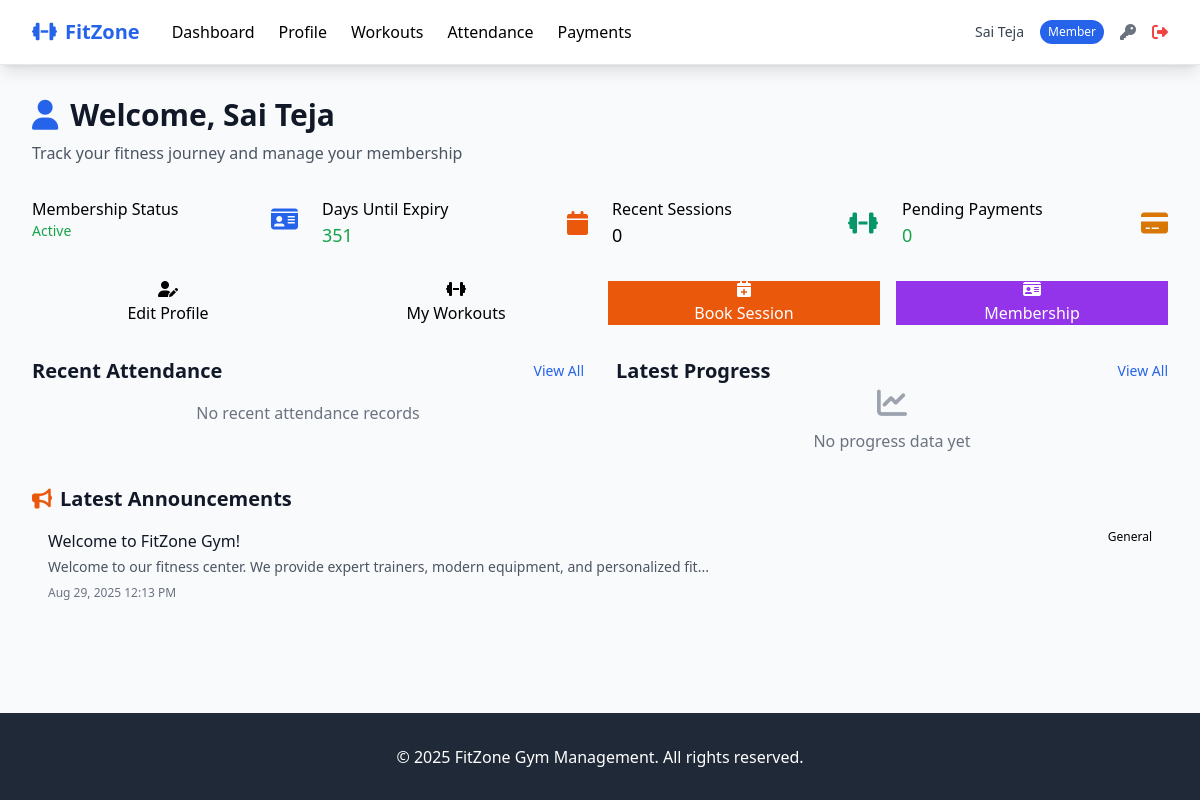
Before: /member/dashboard (signed in) with the older database file.
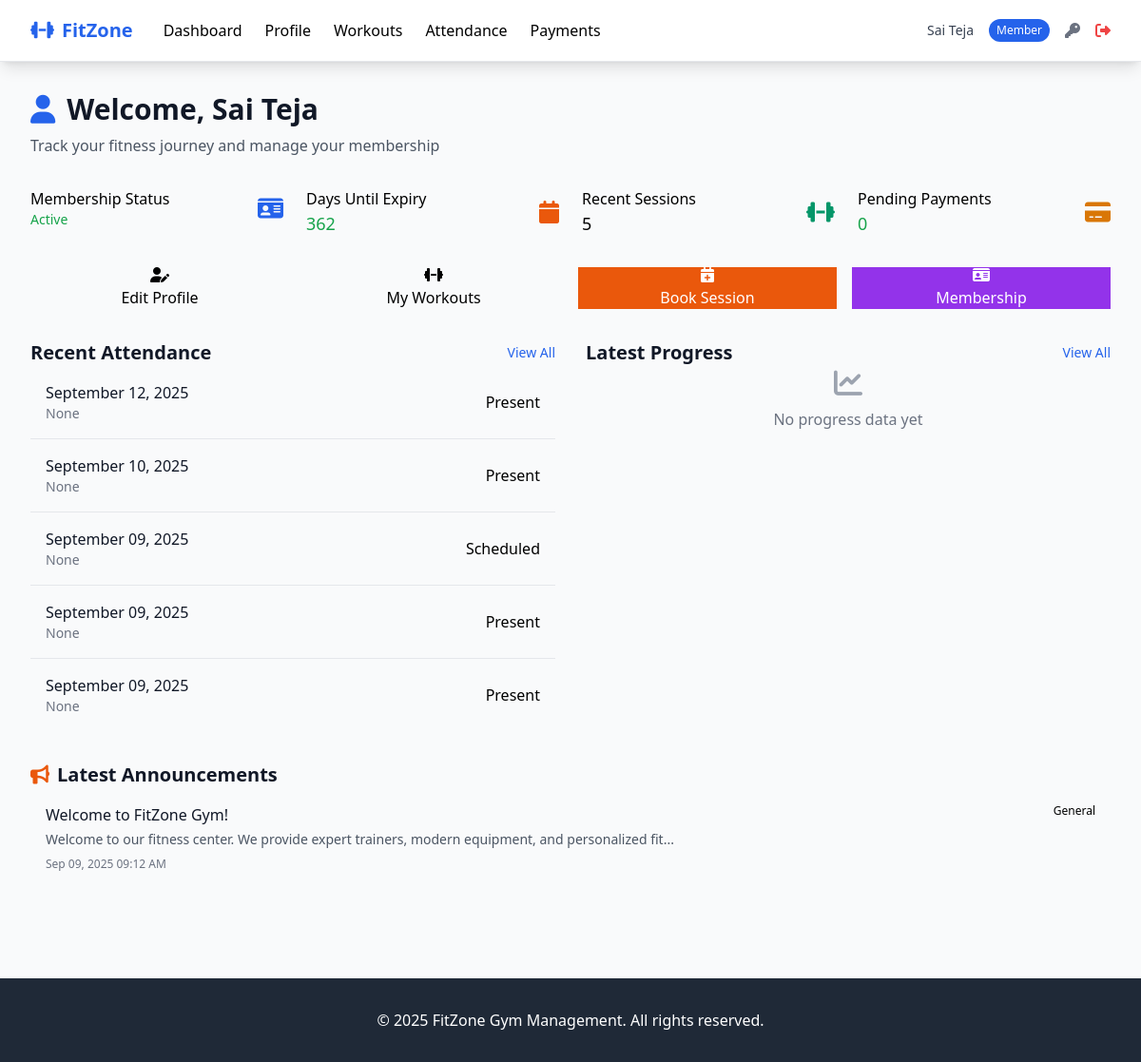
After: the same page with the newer database file.
### tables this page shows
CREATE TABLE users (
            id INTEGER PRIMARY KEY AUTOINCREMENT,
            username TEXT UNIQUE NOT NULL,
            email TEXT UNIQUE NOT NULL,
            password_hash TEXT NOT NULL,
            role TEXT NOT NULL CHECK (role IN ('admin', 'member', 'trainer')),
            full_name TEXT NOT NULL,
            phone TEXT,
            is_active BOOLEAN DEFAULT 1,
            created_at TIMESTAMP DEFAULT CURRENT_TIMESTAMP,
            updated_at TIMESTAMP DEFAULT CURRENT_TIMESTAMP
        );

CREATE TABLE members (
            id INTEGER PRIMARY KEY AUTOINCREMENT,
            user_id INTEGER,
            membership_plan_id INTEGER,
            phone TEXT NOT NULL,
            emergency_contact TEXT,
            emergency_phone TEXT,
            address TEXT,
            date_of_birth DATE,
            weight DECIMAL(5,2),
            height DECIMAL(5,2),
            medical_conditions TEXT,
            fitness_goals TEXT,
            membership_start_date DATE,
            membership_end_date DATE,
            status TEXT DEFAULT 'active' CHECK (status IN ('active', 'inactive', 'suspended')),
            trainer_id INTEGER,
            created_at TIMESTAMP DEFAULT CURRENT_TIMESTAMP,
            updated_at TIMESTAMP DEFAULT CURRENT_TIMESTAMP,
            FOREIGN KEY (user_id) REFERENCES users (id),
            FOREIGN KEY (membership_plan_id) REFERENCES membership_plans (id),
            FOREIGN KEY (trainer_id) REFERENCES trainers (id)
        );

CREATE TABLE announcements (
            id INTEGER PRIMARY KEY AUTOINCREMENT,
            title TEXT NOT NULL,
            content TEXT NOT NULL,
            announcement_type TEXT CHECK (announcement_type IN ('general', 'maintenance', 'event', 'offer')),
            target_audience TEXT CHECK (target_audience IN ('all', 'members', 'trainers')),
            is_public BOOLEAN DEFAULT 0,
            is_active BOOLEAN DEFAULT 1,
            start_date DATE,
            end_date DATE,
            created_by INTEGER, -- admin user_id
            created_at TIMESTAMP DEFAULT CURRENT_TIMESTAMP,
            FOREIGN KEY (created_by) REFERENCES users (id)
        );

CREATE TABLE attendance (
            id INTEGER PRIMARY KEY AUTOINCREMENT,
            member_id INTEGER NOT NULL,
            trainer_id INTEGER,
            check_in_time TIMESTAMP,
            check_out_time TIMESTAMP,
            date DATE NOT NULL,
            workout_type TEXT,
            notes TEXT,
            status TEXT DEFAULT 'scheduled' CHECK (status IN ('present', 'absent', 'late','scheduled')),
            created_at TIMESTAMP DEFAULT CURRENT_TIMESTAMP,
            FOREIGN KEY (member_id) REFERENCES members (id),
            FOREIGN KEY (trainer_id) REFERENCES trainers (id)
        );

### routes/member_routes.py (the view)
@member_routes_bp.route('/dashboard')
@login_required
@member_required
def dashboard():
    try:
        user_id = session.get('user_id')
        if not user_id:
            flash('Please login again.')
            return redirect(url_for('auth.login'))
        try:
            member = Member.get_by_user_id(user_id)
        except Exception as ex:
            current_app.logger.exception("Error fetching member: %s", ex)
            member = None
        if not member:
            flash('Member profile not found')
            return redirect(url_for('auth.login'))
        membership_expires = getattr(member, 'membership_end_date', None)
        days_until_expiry = (
            (membership_expires - date.today()).days
            if membership_expires else 0
        )
        stats = {
            'membership_status': getattr(member, 'status', 'inactive'),
            'membership_expires': membership_expires,
            'days_until_expiry': days_until_expiry,
            'recent_attendance': [],
            'pending_payments': []
        }
        try:
            stats['recent_attendance'] = Attendance.get_member_attendance(member.id, limit=5)
        except Exception as ex:
            current_app.logger.warning("Attendance fetch failed: %s", ex)
        try:
            stats['pending_payments'] = Payment.get_member_payments(member.id)[:3]
        except Exception as ex:
            current_app.logger.warning("Payments fetch failed: %s", ex)
        alert_message = None
        if membership_expires:
            if days_until_expiry < 0:
                alert_message = f"⚠️ Your membership expired on {membership_expires}. Please renew at the admin desk."
            elif days_until_expiry <= 7:
                alert_message = f"⏳ Your membership will expire in {days_until_expiry} days (on {membership_expires}). Please renew soon."
        if stats['pending_payments']:
            alert_message = (alert_message + " | " if alert_message else "") + \
                f"💰 You have {len(stats['pending_payments'])} pending payment(s). Please clear them at the admin desk."
        announcements = []
        try:
            announcements = Announcement.get_for_role('member')[:5]
        except Exception as ex:
            current_app.logger.warning("Announcements fetch failed: %s", ex)
        latest_progress = None
        try:
            progress_records = Progress.get_member_progress(member.id, limit=1)
            latest_progress = progress_records[0] if progress_records else None
        except Exception as ex:
            current_app.logger.warning("Progress fetch failed: %s", ex)
        return render_template(
            'member/dashboard.html',
            member=member,
            stats=stats,
            announcements=announcements,
            latest_progress=latest_progress,
            alert_message=alert_message
        )
    except Exception as e:
        current_app.logger.exception("Critical error in dashboard: %s", e)
        flash('Unexpected error loading dashboard.')
        return redirect(url_for('auth.login'))

### templates/member/dashboard.html (shortened to what this page needs)
{% extends "base.html" %}
{% block content %}
<div class="mb-8">
    <h1 class="text-3xl font-bold text-gray-900 mb-2">
        <i class="fas fa-user mr-3 text-primary"></i>Welcome, {{ member.full_name }}
    </h1>
    <p class="text-gray-600">Track your fitness journey and manage your membership</p>
</div>
<div class="grid grid-cols-1 md:grid-cols-2 lg:grid-cols-4 gap-6 mb-8">
    <div class="stat-card">
        <div class="flex items-center justify-between">
            <div>
                <div class="stat-label">Membership Status</div>
                <div class="stat-value text-sm {{ 'text-success' if stats.membership_status == 'active' else 'text-danger' }}">
                    {{ stats.membership_status|title }}
                </div>
            </div>
            <i class="fas fa-id-card text-primary text-2xl"></i>
        </div>
    </div>
    <div class="stat-card">
        <div class="flex items-center justify-between">
            <div>
                <div class="stat-label">Days Until Expiry</div>
                <div class="stat-value text-lg {{ 'text-success' if stats.days_until_expiry > 30 else 'text-warning' if stats.days_until_expiry > 7 else 'text-danger' }}">
                    {{ stats.days_until_expiry }}
                </div>
            </div>
            <i class="fas fa-calendar text-accent text-2xl"></i>
        </div>
    </div>
    <div class="stat-card">
        <div class="flex items-center justify-between">
            <div>
                <div class="stat-label">Recent Sessions</div>
                <div class="stat-value text-lg">{{ stats.recent_attendance|length }}</div>
            </div>
            <i class="fas fa-dumbbell text-secondary text-2xl"></i>
        </div>
    </div>
    <div class="stat-card">
        <div class="flex items-center justify-between">
            <div>
                <div class="stat-label">Pending Payments</div>
                <div class="stat-value text-lg {{ 'text-danger' if stats.pending_payments else 'text-success' }}">
                    {{ stats.pending_payments|length }}
                </div>
            </div>
            <i class="fas fa-credit-card text-warning text-2xl"></i>
        </div>
    </div>
</div>
<div class="grid grid-cols-2 md:grid-cols-4 gap-4 mb-8">
    <a href="{{ url_for('member.profile') }}" class="btn btn-primary text-center">
        <i class="fas fa-user-edit block mb-1"></i>Edit Profile
    </a>
    <a href="{{ url_for('member.workouts') }}" class="btn btn-secondary text-center">
        <i class="fas fa-dumbbell block mb-1"></i>My Workouts
    </a>
    <a href="{{ url_for('member.schedule_session') }}" class="btn bg-accent text-white hover:bg-orange-600 text-center">
        <i class="fas fa-calendar-plus block mb-1"></i>Book Session
    </a>
    <a href="{{ url_for('member.membership_status') }}" class="btn bg-purple-600 text-white hover:bg-purple-700 text-center">
        <i class="fas fa-id-card block mb-1"></i>Membership
    </a>
</div>
<div class="grid grid-cols-1 lg:grid-cols-2 gap-8 mb-8">
    <div class="card">
        <div class="card-header flex justify-between items-center">
            <h2 class="text-xl font-semibold text-gray-900">Recent Attendance</h2>
            <a href="{{ url_for('member.attendance') }}" class="text-primary hover:underline text-sm">View All</a>
        </div>
        <div class="card-body p-0">
            {% if stats.recent_attendance %}
            <div class="divide-y divide-gray-200">
                {% for attendance in stats.recent_attendance %}
                <div class="p-4">
                    <div class="flex justify-between items-center">
                        <div>
                            <div class="font-medium text-gray-900">
                                {{ attendance.date|default("")|datetimeformat('%B %d, %Y') }}
                            </div>
                            <div class="text-sm text-gray-500">{{ attendance.time_slot }}</div>
                        </div>
                        <div class="badge badge-{{ 'success' if attendance.status == 'present' else 'danger' }}">
                            {{ attendance.status|title }}
                        </div>
                    </div>
                </div>
                {% endfor %}
            </div>
            {% else %}
            <div class="p-4 text-center text-gray-500">No recent attendance records</div>
            {% endif %}
        </div>
    </div>
    <div class="card">
        <div class="card-header flex justify-between items-center">
            <h2 class="text-xl font-semibold text-gray-900">Latest Progress</h2>
            <a href="{{ url_for('member.progress') }}" class="text-primary hover:underline text-sm">View All</a>
        </div>
        <div class="card-body">
            {% if latest_progress %}
            <div class="space-y-3">
                <div class="flex justify-between">
                    <span class="text-gray-600">Weight</span>
                    <span class="font-medium">{{ latest_progress.weight }}kg</span>
                </div>
                {% if latest_progress.bmi %}
                <div class="flex justify-between">
                    <span class="text-gray-600">BMI</span>
                    <span class="font-medium">{{ latest_progress.bmi }}</span>
                </div>
                {% endif %}
                {% if latest_progress.body_fat_percentage %}
                <div class="flex justify-between">
                    <span class="text-gray-600">Body Fat</span>
                    <span class="font-medium">{{ latest_progress.body_fat_percentage }}%</span>
                </div>
                {% endif %}
                <div class="text-sm text-gray-500 mt-3">
                    Recorded on {{ latest_progress.recorded_date|default("")|datetimeformat('%B %d, %Y') }}
                </div>
            </div>
            {% else %}
            <div class="text-center text-gray-500">
                <i class="fas fa-chart-line text-gray-400 text-3xl mb-2"></i>
                <p>No progress data yet</p>
            </div>
            {% endif %}
        </div>
    </div>
</div>
{% if announcements %}
<div class="card">
    <div class="card-header">
        <h2 class="text-xl font-semibold text-gray-900">
            <i class="fas fa-bullhorn mr-2 text-accent"></i>Latest Announcements
        </h2>
    </div>
    <div class="card-body p-0">
        <div class="divide-y divide-gray-200">
            {% for announcement in announcements %}
            <div class="p-4 hover:bg-gray-50">
                <div class="flex justify-between items-start">
                    <div>
                        <h3 class="font-medium text-gray-900">{{ announcement.title }}</h3>
                        <p class="text-sm text-gray-600 mt-1">
                            {{ announcement.content|truncate(100, True, '...') }}
                        </p>
                        <div class="text-xs text-gray-500 mt-2">
                            {{ announcement.created_at|datetimeformat }}
                        </div>
                    </div>
                    <span class="badge badge-info text-xs">{{ announcement.announcement_type|title }}</span>
                </div>
            </div>
            {% endfor %}
        </div>
    </div>
</div>
{% endif %}
{% endblock %}

### templates/base.html (shortened to what this page needs)
<!DOCTYPE html>
<html lang="en">
<head>
    <script src="https://cdn.tailwindcss.com"></script>
    <link href="https://cdnjs.cloudflare.com/ajax/libs/font-awesome/6.4.0/css/all.min.css" rel="stylesheet">
</head>
<body class="bg-gray-50 min-h-screen">
    {% if session.user_id %}
    <nav class="bg-white shadow-lg border-b border-gray-200">
        <div class="max-w-7xl mx-auto px-4 sm:px-6 lg:px-8">
            <div class="flex justify-between h-16">
                <div class="flex items-center space-x-8">
                    <div class="flex-shrink-0">
                        <h1 class="text-xl font-bold text-primary">
                            <i class="fas fa-dumbbell mr-2"></i>FitZone
                        </h1>
                    </div>
                    <div class="hidden md:flex space-x-6">
                        {% if session.role == 'admin' %}
                            <a href="{{ url_for('admin.dashboard') }}" class="nav-link">Dashboard</a>
                            <a href="{{ url_for('admin.members') }}" class="nav-link">Members</a>
                            <a href="{{ url_for('admin.trainers') }}" class="nav-link">Trainers</a>
                            <a href="{{ url_for('admin.membership_plans') }}" class="nav-link">Plans</a>
                            <a href="{{ url_for('admin.payments') }}" class="nav-link">Payments</a>
                            <a href="{{ url_for('admin.equipment_list') }}" class="nav-link">Equipment</a>
                            <a href="{{ url_for('admin.reports') }}" class="nav-link">Reports</a>
                        {% elif session.role == 'member' %}
    <a href="{{ url_for('member.dashboard') }}" class="nav-link">Dashboard</a>
    <a href="{{ url_for('member.profile') }}" class="nav-link">Profile</a>
    <a href="{{ url_for('member.workouts') }}" class="nav-link">Workouts</a>
    <a href="{{ url_for('member.attendance') }}" class="nav-link">Attendance</a>
    <a href="{{ url_for('member.payments') }}" class="nav-link">Payments</a>
{% elif session.role == 'trainer' %}
    <a href="{{ url_for('trainer_routes.dashboard') }}" class="nav-link">Dashboard</a>
    <a href="{{ url_for('trainer_routes.clients') }}" class="nav-link">My Clients</a>
    <a href="{{ url_for('trainer_routes.schedule') }}" class="nav-link">Schedule</a>
{% endif %}
                    </div>
                </div>
                <div class="flex items-center space-x-4">
                    <span class="text-sm text-gray-700">{{ session.full_name }}</span>
                    <span class="px-2 py-1 text-xs bg-primary text-white rounded-full">{{ session.role|title }}</span>
                    <a href="{{ url_for('auth.change_password_form') }}" class="text-gray-500 hover:text-gray-700">
                        <i class="fas fa-key"></i>
                    </a>
                    <a href="{{ url_for('auth.logout') }}" class="text-red-500 hover:text-red-700">
                        <i class="fas fa-sign-out-alt"></i>
                    </a>
                </div>
            </div>
        </div>
    </nav>
    {% endif %}
    <main class="max-w-7xl mx-auto px-4 sm:px-6 lg:px-8 py-8">
        {% block content %}{% endblock %}
    </main>
    <footer class="bg-gray-800 text-white mt-16">
        <div class="max-w-7xl mx-auto px-4 sm:px-6 lg:px-8 py-8">
            <div class="text-center">
                <p>&copy; {{ date.today().year }} FitZone Gym Management. All rights reserved.</p>
            </div>
        </div>
    </footer>
</body>
</html>

Changed rows visible on the page:
added attendance: date "September 12, 2025", time_slot "None", status "Present"
added attendance: date "September 10, 2025", time_slot "None", status "Present"
added attendance: date "September 09, 2025", time_slot "None", status "Scheduled"
added attendance: date "September 09, 2025", time_slot "None", status "Present"
added attendance: date "September 09, 2025", time_slot "None", status "Present"
changed announcements "Welcome to FitZone Gym!": created_at "Aug 29, 2025 12:13 PM" → "Sep 09, 2025 09:12 AM"
Other visible differences:
{{ stats.days_until_expiry }}: "351" → "362"
{{ stats.recent_attendance|length }}: "0" → "5"
text no longer shown: "No recent attendance records"
